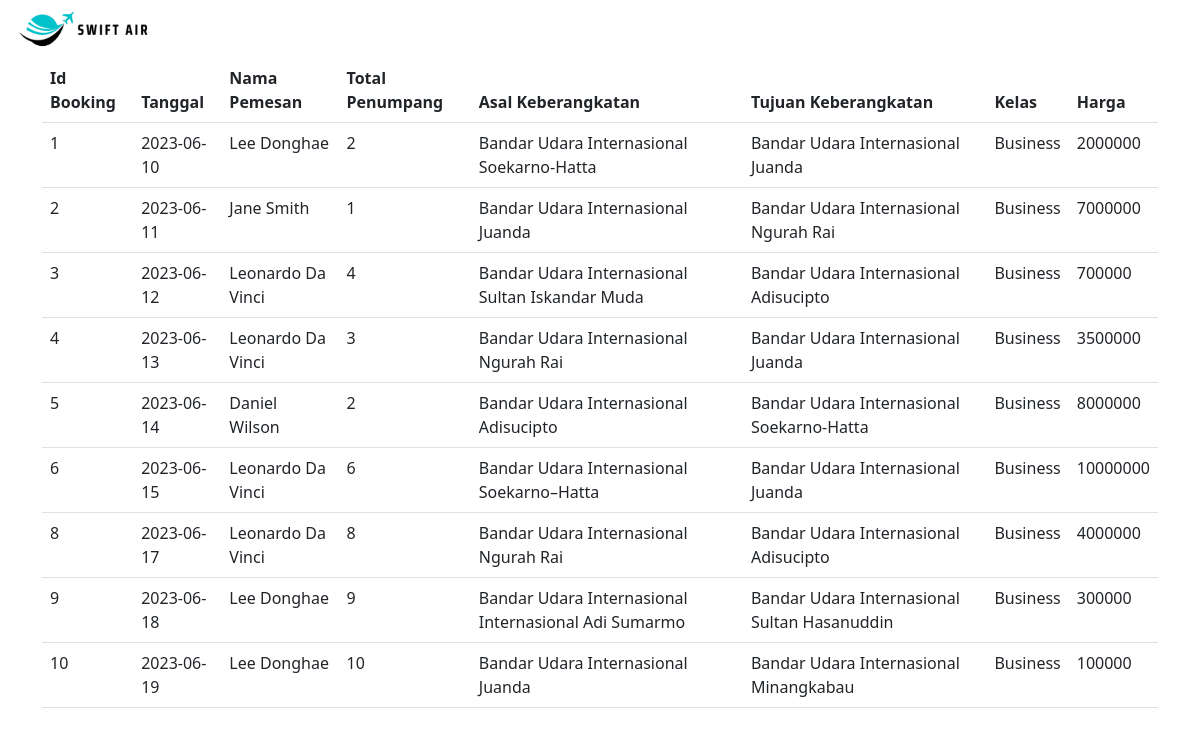
/Cek_pemesanan.php, run on the app's committed database.
### tables this page shows
CREATE TABLE reservasi (
    R_ID INT AUTO_INCREMENT PRIMARY KEY,
    R_Jumlah_Kursi INT,
    R_Tanggal DATE,
    Ad_ID INT,
    Pm_ID INT,
    Pn_ID INT,
    Pb_ID INT,
    FOREIGN KEY (Ad_ID) REFERENCES Admin(Ad_ID),
    FOREIGN KEY (Pm_ID) REFERENCES Pemesan(Pm_ID),
    FOREIGN KEY (Pn_ID) REFERENCES Penerbangan(Pn_ID),
    FOREIGN KEY (Pb_ID) REFERENCES Pembayaran(Pb_ID)
);

CREATE TABLE pemesan (
Pm_ID INT AUTO_INCREMENT PRIMARY KEY,
Pm_Username VARCHAR(30),
Pm_Nama VARCHAR(60),
Pm_No_Telp CHAR(15),
Pm_Email VARCHAR(30),
Pm_Password VARCHAR(30)
);

### Cek_pemesanan.php (the view, shortened to what this page needs)
<?php include("config.php"); ?>
<!DOCTYPE html>
<html>
<head>
	<link href="https://cdn.jsdelivr.net/npm/bootstrap@5.3.0-alpha1/dist/css/bootstrap.min.css" rel="stylesheet">
</head>
<body>
	<nav class="navbar">
        <div class="container-fluid">
            <img src="images/logo_tulisan.png" alt="logo" href="dashboard.php" class="logo-image" style="width: 150px; height: auto;">
        </div>
    </nav>
	<div class="container">
		<div class="table-container">
		<table class="table">
			<thead>
				<tr>
					<th>Id Booking</th>
					<th>Tanggal</th>
					<th>Nama Pemesan</th>
					<th>Total Penumpang</th>
					<th>Asal Keberangkatan</th>
					<th>Tujuan Keberangkatan</th>
					<th>Kelas</th>
					<th>Harga</th>
				</tr>
			</thead>
			<tbody>
			<?php
				$sql = "SELECT reservasi.R_ID, reservasi.R_Tanggal, pemesan.Pm_Nama, reservasi.R_Jumlah_Kursi, jadwal_penerbangan.Jp_Bandara_Asal, jadwal_penerbangan.Jp_Bandara_Tujuan, harga.H_Harga, kelas.K_Nama
						FROM reservasi
						JOIN pemesan ON reservasi.Pm_ID = pemesan.Pm_ID
						JOIN penerbangan ON penerbangan.Pn_ID = reservasi.Pn_ID
						JOIN jadwal_penerbangan ON penerbangan.Pn_ID = jadwal_penerbangan.Pn_ID
						JOIN harga ON harga.Pn_ID = penerbangan.Pn_ID
						JOIN kelas ON harga.K_ID = kelas.K_ID
      					GROUP BY reservasi.R_ID";
				$query = mysqli_query($db, $sql);
				if ($query) {
					while ($hasil = mysqli_fetch_array($query)) {
						echo "<tr>";
						echo "<td>".$hasil['R_ID']."</td>";
						echo "<td>".$hasil['R_Tanggal']."</td>";
						echo "<td>".$hasil['Pm_Nama']."</td>";
						echo "<td>".$hasil['R_Jumlah_Kursi']."</td>";
						echo "<td>".$hasil['Jp_Bandara_Asal']."</td>";
						echo "<td>".$hasil['Jp_Bandara_Tujuan']."</td>";
						echo "<td>".$hasil['K_Nama']."</td>";
						echo "<td>".$hasil['H_Harga']."</td>";
						echo "</tr>";
					}
				} else {
					echo "Query execution failed: " . mysqli_error($db);
				}
			?>
			</tbody>
		</table>
		</div>
	</div>
</body>
</html>

### data on the page
reservasi: R_ID "1", R_Tanggal "2023-06-10", Pm_ID.Pm_Nama "Lee Donghae", R_Jumlah_Kursi "2", Jp_Bandara_Asal "Bandar Udara Internasional Soekarno-Hatta", Jp_Bandara_Tujuan "Bandar Udara Internasional Juanda", K_Nama "Business", H_Harga "2000000"
reservasi: R_ID "2", R_Tanggal "2023-06-11", Pm_ID.Pm_Nama "Jane Smith", R_Jumlah_Kursi "1", Jp_Bandara_Asal "Bandar Udara Internasional Juanda", Jp_Bandara_Tujuan "Bandar Udara Internasional Ngurah Rai", K_Nama "Business", H_Harga "7000000"
reservasi: R_ID "3", R_Tanggal "2023-06-12", Pm_ID.Pm_Nama "Leonardo Da Vinci", R_Jumlah_Kursi "4", Jp_Bandara_Asal "Bandar Udara Internasional Sultan Iskandar Muda", Jp_Bandara_Tujuan "Bandar Udara Internasional Adisucipto", K_Nama "Business", H_Harga "700000"
reservasi: R_ID "4", R_Tanggal "2023-06-13", Pm_ID.Pm_Nama "Leonardo Da Vinci", R_Jumlah_Kursi "3", Jp_Bandara_Asal "Bandar Udara Internasional Ngurah Rai", Jp_Bandara_Tujuan "Bandar Udara Internasional Juanda", K_Nama "Business", H_Harga "3500000"
reservasi: R_ID "5", R_Tanggal "2023-06-14", Pm_ID.Pm_Nama "Daniel Wilson", R_Jumlah_Kursi "2", Jp_Bandara_Asal "Bandar Udara Internasional Adisucipto", Jp_Bandara_Tujuan "Bandar Udara Internasional Soekarno-Hatta", K_Nama "Business", H_Harga "8000000"
reservasi: R_ID "6", R_Tanggal "2023-06-15", Pm_ID.Pm_Nama "Leonardo Da Vinci", R_Jumlah_Kursi "6", Jp_Bandara_Asal "Bandar Udara Internasional Soekarno–Hatta", Jp_Bandara_Tujuan "Bandar Udara Internasional Juanda", K_Nama "Business", H_Harga "10000000"
reservasi: R_ID "8", R_Tanggal "2023-06-17", Pm_ID.Pm_Nama "Leonardo Da Vinci", R_Jumlah_Kursi "8", Jp_Bandara_Asal "Bandar Udara Internasional Ngurah Rai", Jp_Bandara_Tujuan "Bandar Udara Internasional Adisucipto", K_Nama "Business", H_Harga "4000000"
reservasi: R_ID "9", R_Tanggal "2023-06-18", Pm_ID.Pm_Nama "Lee Donghae", R_Jumlah_Kursi "9", Jp_Bandara_Asal "Bandar Udara Internasional Internasional Adi Sumarmo", Jp_Bandara_Tujuan "Bandar Udara Internasional Sultan Hasanuddin", K_Nama "Business", H_Harga "300000"
reservasi: R_ID "10", R_Tanggal "2023-06-19", Pm_ID.Pm_Nama "Lee Donghae", R_Jumlah_Kursi "10", Jp_Bandara_Asal "Bandar Udara Internasional Juanda", Jp_Bandara_Tujuan "Bandar Udara Internasional Minangkabau", K_Nama "Business", H_Harga "100000"
